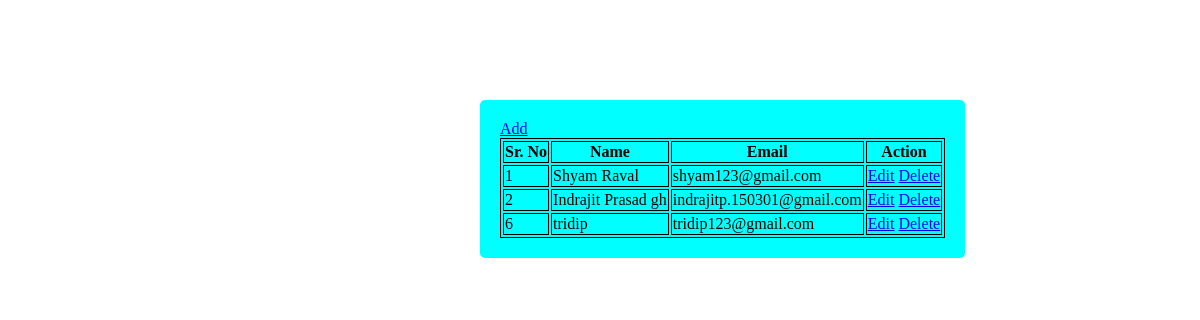
/IWT_lab/practice/index.php, run on the app's committed database.
### tables this page shows
CREATE TABLE `practice` (
  `id` int(11) NOT NULL,
  `name` varchar(255) NOT NULL,
  `email` varchar(255) NOT NULL,
  `password` varchar(255) NOT NULL
);

### IWT_lab/practice/index.php (the view, shortened to what this page needs)
<!DOCTYPE html>
<html lang="en">
<head>
    <link rel="stylesheet" href="main.css"/>
</head>
<body>
    <div class="container">
        <a href="add.php" style="" target="_blank" >Add</a>
        <table>
            <thead>
                <tr>
                <th>Sr. No</th>
                <th>Name</th>
                <th>Email</th>
                <th>Action</th>
                </tr>
            </thead>
            <?php
            include('dbconnect.php');
            $query = "select * from `practice`";
            $result = mysqli_query($conn,$query);
            ?>
            <tbody>
                <?php
                while($row = mysqli_fetch_assoc($result)) {
                ?>
                <tr>
                <td><?php echo $row['id']; ?></td>
                <td><?php echo $row['name']; ?></td>
                <td><?php echo $row['email']; ?></td>
                <td>
                    <a href="edit.php?id=<?php echo $row['id'] ?>">Edit</a>
                    <a href="index.php?id=<?php echo $row['id'] ?>" confirm title="Delete">Delete</a>
                </td>
                </tr>
                <?php } ?>
            </tbody>
        </table>
    </div>
</body>
</html>

### IWT_lab/practice/main.css (style rules this page uses)
.container { position: absolute; top: 100px; left: 40%; background-color: aqua; padding: 20px; border-radius: 5px; }
table,th,tr,td,thead,tbody { border: 1px solid black; }

### data on the page
practice: id "1", name "Shyam Raval", email "shyam123@gmail.com"
practice: id "2", name "Indrajit Prasad gh", email "indrajitp.150301@gmail.com"
practice: id "6", name "tridip", email "tridip123@gmail.com"
